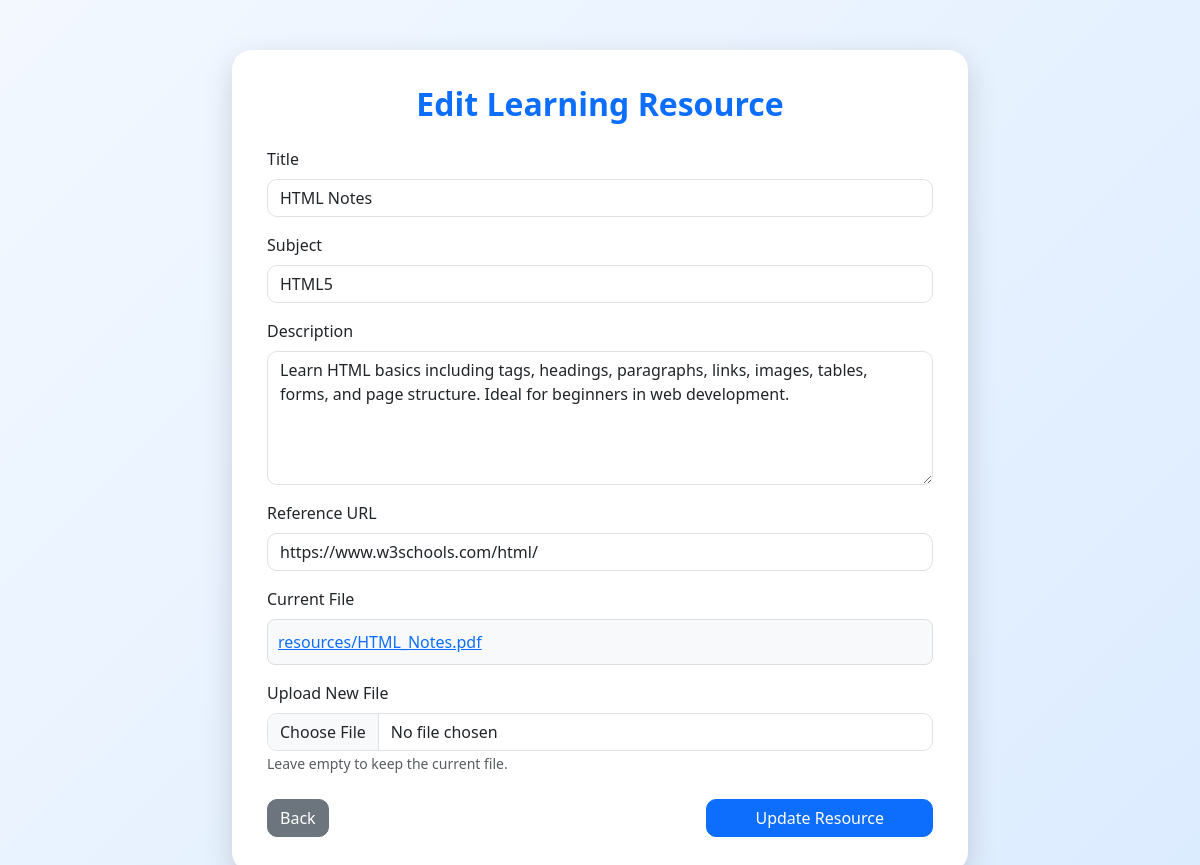
/adminpanel/edit/2/, run on an earlier commit of the app's database.
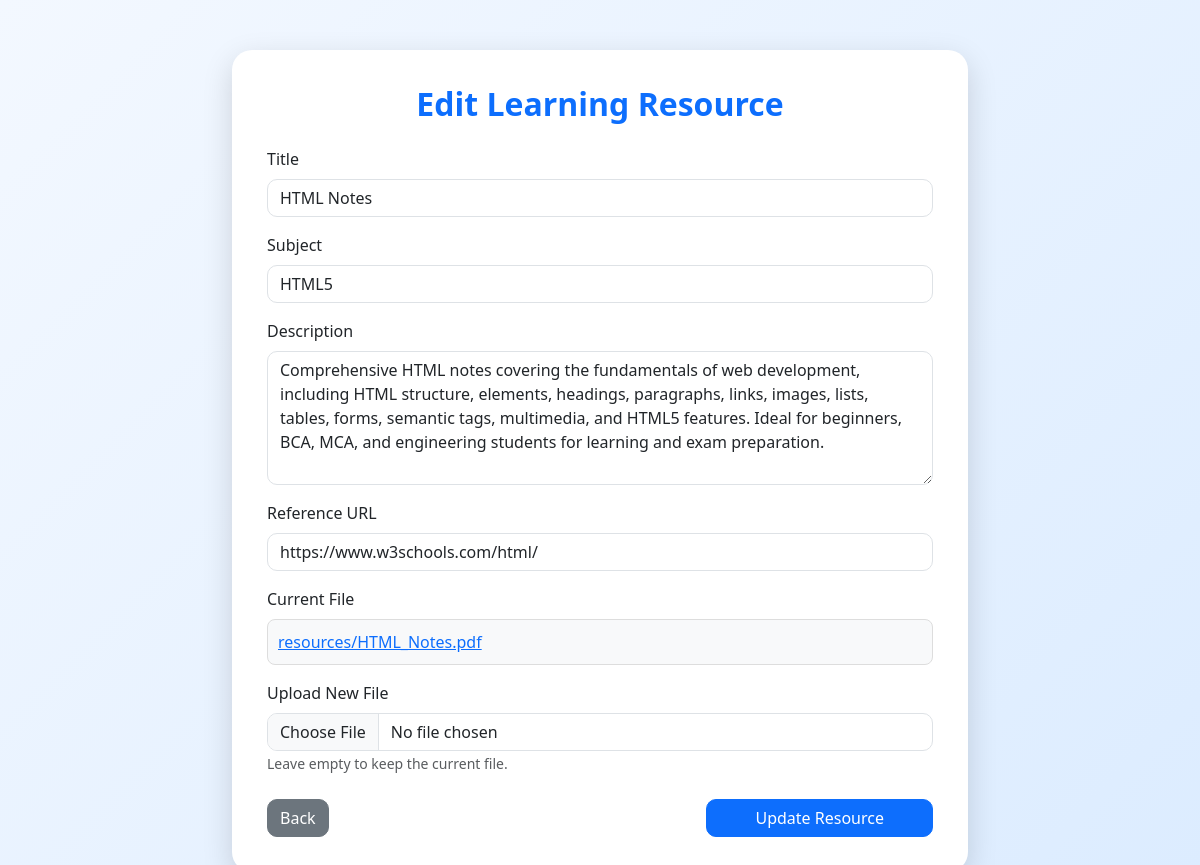
And on a later commit of the database.
### studresourceapp/models.py (models this page shows, shortened)
class Resource(models.Model):
    title = models.CharField(max_length=200)
    subject = models.CharField(max_length=100)
    description = models.TextField()
    url = models.URLField()
    file = models.FileField(upload_to='resources/', null=True, blank=True)
    created_at = models.DateTimeField(auto_now_add=True)

### adminapp/views.py (the view, shortened to what this page needs)
# urls.py: path('edit/<int:id>/', views.edit_resource, name='edit_resource'),
def edit_resource(request, id):
    resource = get_object_or_404(Resource, id=id)
    return render(request,
                  "adminapp/edit_resource.html",
                  {"resource": resource})

### adminapp/templates/adminapp/edit_resource.html (shortened to what this page needs)
{% load static %}
<!DOCTYPE html>
<html lang="en">
<head>
    <link href="https://cdn.jsdelivr.net/npm/bootstrap@5.3.3/dist/css/bootstrap.min.css" rel="stylesheet">
</head>
<body>
    <div class="container">
        <div class="row justify-content-center">
            <div class="col-lg-8">
                <div class="edit-card">
                    <h2 class="text-center mb-4">
                        Edit Learning Resource
                    </h2>
                    <form method="POST" enctype="multipart/form-data">
                        <div class="mb-3">
                            <label class="form-label">
                                Title
                            </label>
                            <input type="text" name="title" class="form-control" value="{{ resource.title }}" required>
                        </div>
                        <div class="mb-3">
                            <label class="form-label">
                                Subject
                            </label>
                            <input type="text" name="subject" class="form-control" value="{{ resource.subject }}"
                                required>
                        </div>
                        <div class="mb-3">
                            <label class="form-label">
                                Description
                            </label>
                            <textarea name="description" rows="5" class="form-control"
                                required>{{ resource.description }}</textarea>
                        </div>
                        <div class="mb-3">
                            <label class="form-label">
                                Reference URL
                            </label>
                            <input type="url" name="url" class="form-control" value="{{ resource.url }}">
                        </div>
                        <div class="mb-3">
                            <label class="form-label">
                                Current File
                            </label>
                            <div class="file-box">
                                {% if resource.file %}
                                <a href="{{ resource.file.url }}" target="_blank">
                                    {{ resource.file.name }}
                                </a>
                                {% else %}
                                No file uploaded
                                {% endif %}
                            </div>
                        </div>
                        <div class="mb-4">
                            <label class="form-label">
                                Upload New File
                            </label>
                            <input type="file" name="file" class="form-control">
                            <small class="text-muted">
                                Leave empty to keep the current file.
                            </small>
                        </div>
                        <div class="d-flex justify-content-between">
                            <a href="{% url 'dashboard' %}" class="btn btn-secondary">
                                Back
                            </a>
                            <button type="submit" class="btn btn-primary px-5">
                                Update Resource
                            </button>
                        </div>
                    </form>
                </div>
            </div>
        </div>
    </div>
</body>
</html>

What changed in the data, as far as the page shows it:
changed Resource "resources/HTML_Notes.pdf": description "Learn HTML basics including tags, headings, paragraphs, links, images, tables, forms, and page structure. Ideal for beginners in web development." → "Comprehensive HTML notes covering the fundamentals of web development, including HTML structure, elements, headings, paragraphs, links, images, lists, tables, forms, semantic tags, multimedia, and HTML5 features. Ideal for beginners, BCA, MCA, and engineering students for learning and exam preparation."
